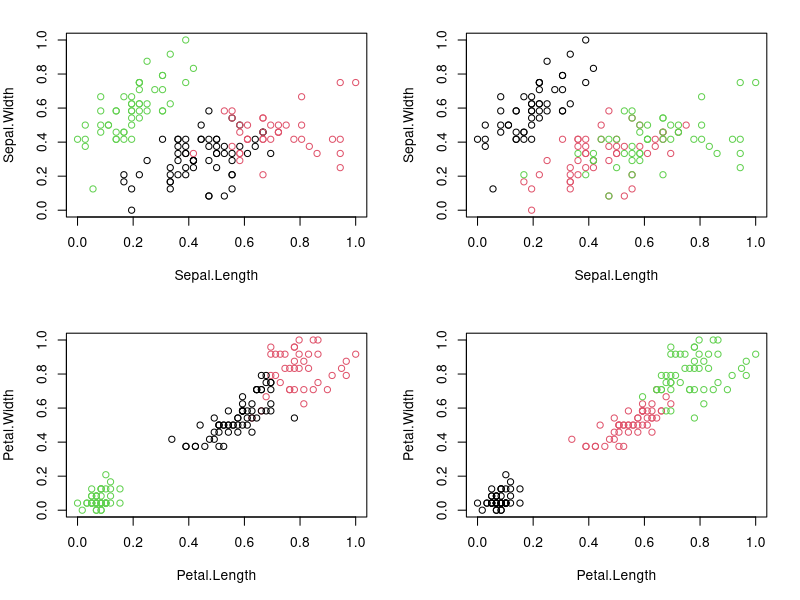

Reproduce this figure in R.
require("datasets")
data("iris")
str(iris)
summary(iris)
head(iris)
iris.new <- iris[, c(1, 2, 3, 4)]
iris.class <- iris[, "Species"]
head(iris.new)
head(iris.class)

normalize <- function(x)
  {
  return((x - min(x)) / (max(x) - min(x)))
}

iris.new$Sepal.Length <- normalize(iris.new$Sepal.Length)
iris.new$Sepal.Width <- normalize(iris.new$Sepal.Width)
iris.new$Petal.Length <- normalize(iris.new$Petal.Length)
iris.new$Petal.Width <- normalize(iris.new$Petal.Width)
head(iris.new)
result <- kmeans(iris.new, 3) #apply k-means algorithm with no. of centroids(k)=3
result$size #records in each cluster
result$centers # gives value of cluster center datapoint value(3 centers for k=3)
result$cluster #gives cluster vector showing the custer where each record falls

#Plotting
png(file = "kmeans.png")
par(mfrow = c(2, 2), mar = c(5, 4, 2, 2))
plot(iris.new[c(1, 2)], col = result$cluster) # Plot Sepal.Length and Sepal.Width
plot(iris.new[c(1, 2)], col = iris.class) # Plot Sepal.Length and Sepal.Width data points distributed originally as per "class" attribute in dataset
plot(iris.new[c(3, 4)], col = result$cluster) # Plot Petal.Length and Petal.Width
plot(iris.new[c(3, 4)], col = iris.class)
dev.off()
table(result$cluster, iris.class)